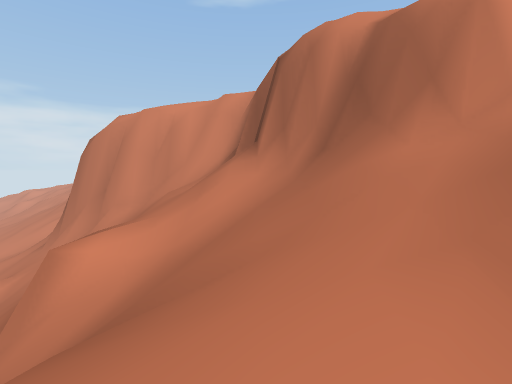
[1] (above)

17 first-person views from a walk through a scene from a Unity 3-D project. The camera is 1.5 m above the floor, tilts 4° down and sees 85° across. The floor is counted in squares, 2 m on a side. Each view is taken from the middle of a square. On the plan, view 1 faces up. The plan holds only what a view shows up to about 10 squares ahead; the rest is blank. The place goes on beyond the plan.

[2]
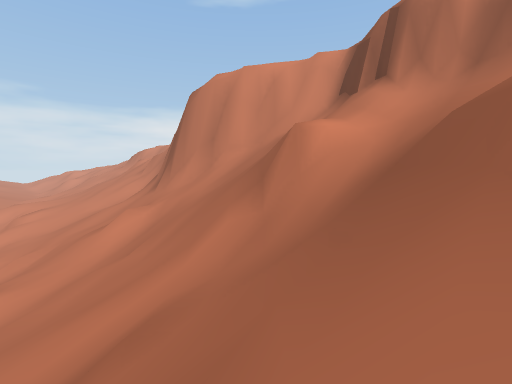

[3]
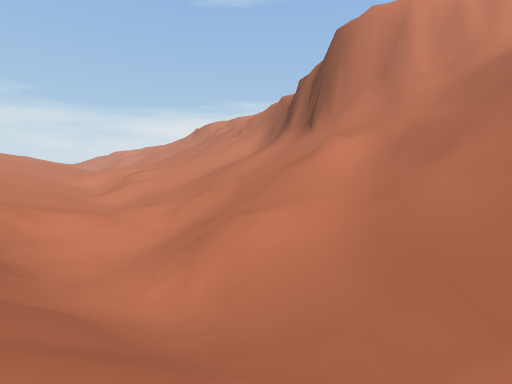

[4]
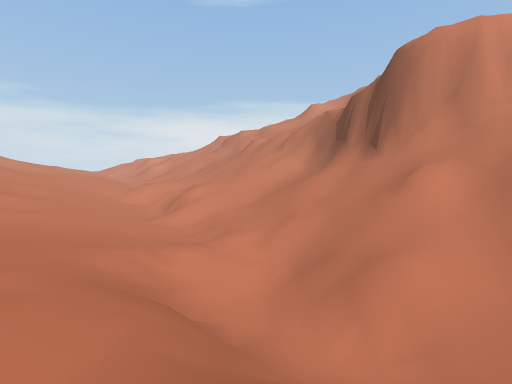

[5]
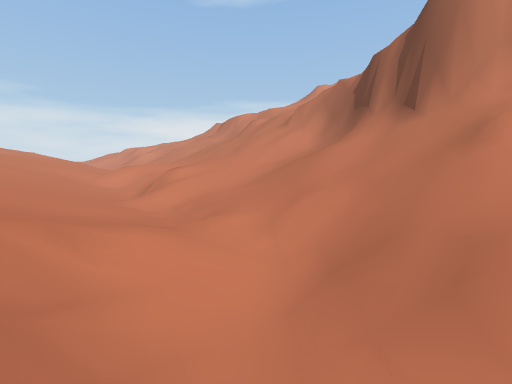

[6]
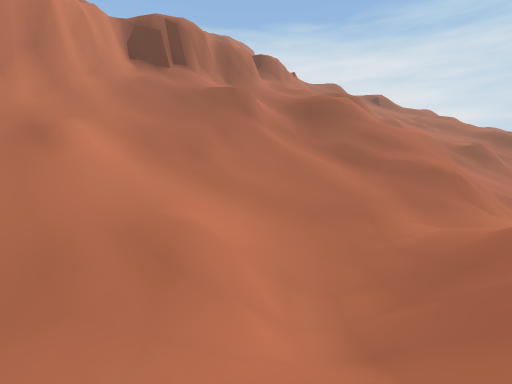

[7]
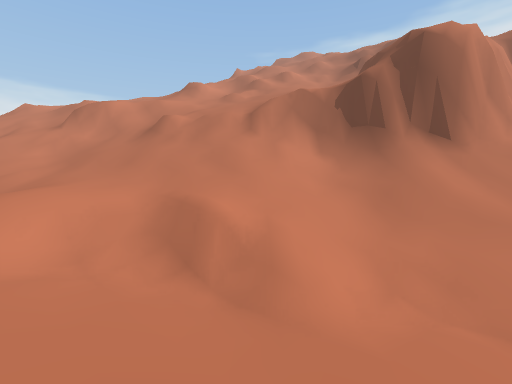

[8]
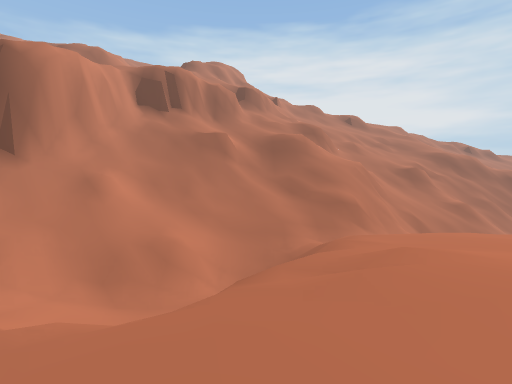

[9]
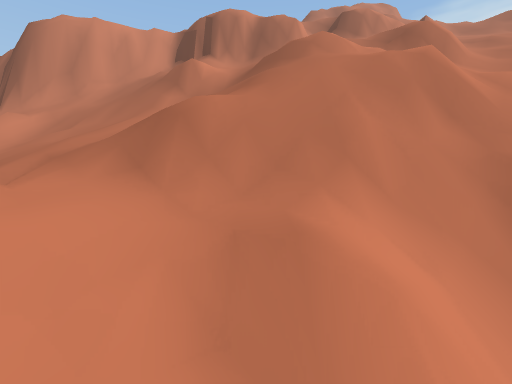

[10]
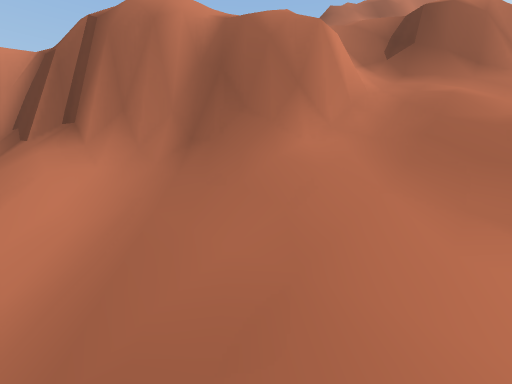

[11]
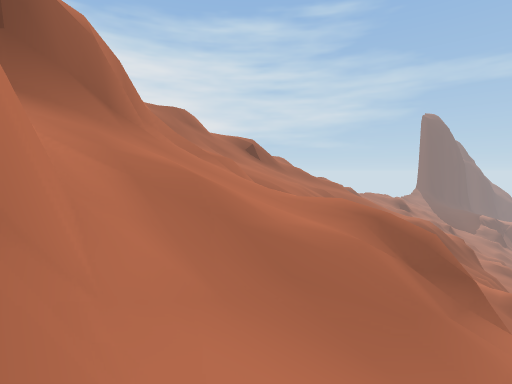

[12]
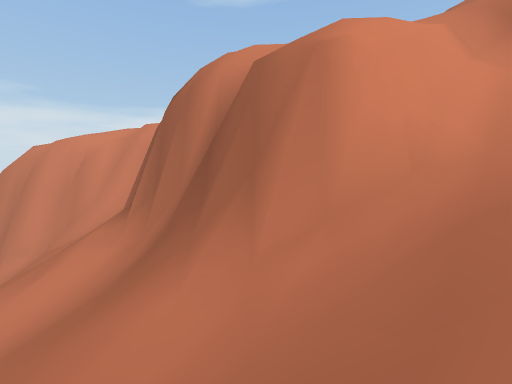

[13]
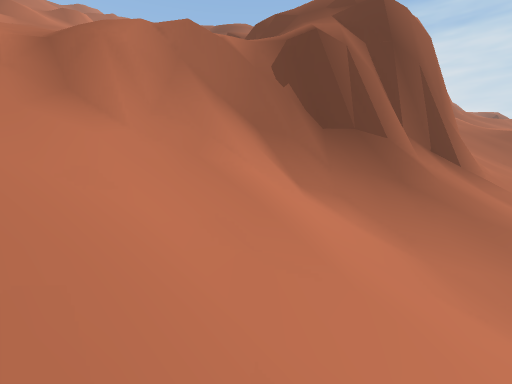

[14]
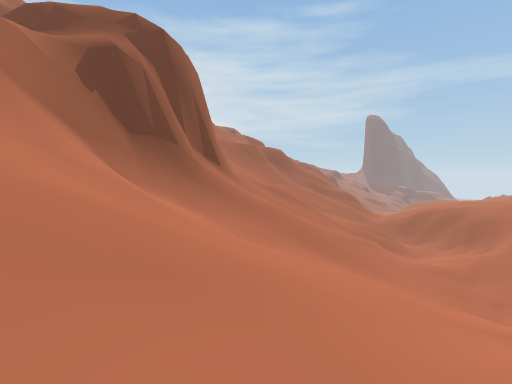

[15]
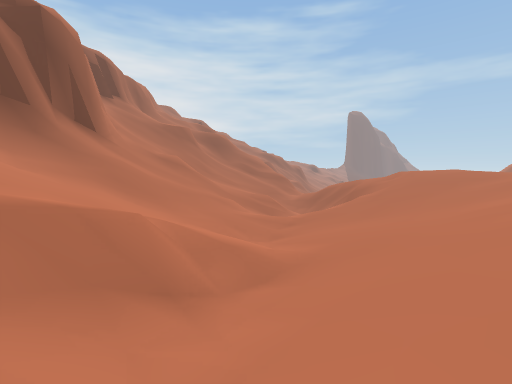

[16]
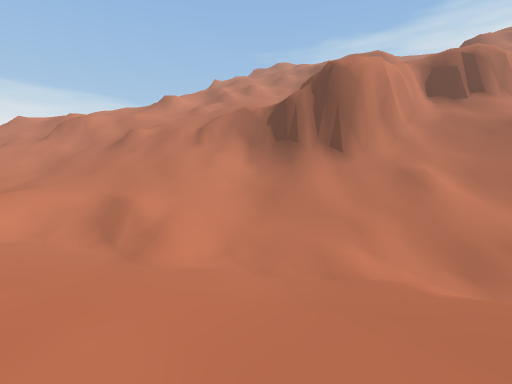

[17]
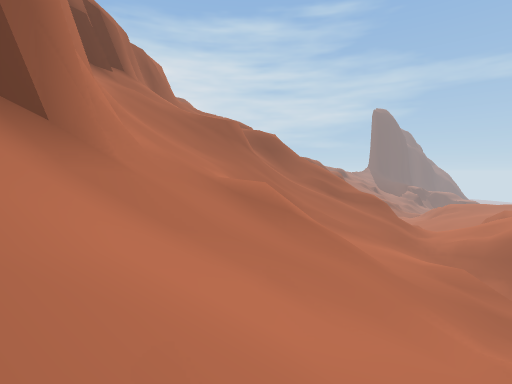

### Floor plan
Key: @ floor where view 1 was taken; # wall or solid block; . main floor; : floor 0.75 m higher than the main floor; - floor 0.75 m lower than the main floor; _ floor 1.75 m lower than the main floor; < floor 2.5 m lower than the main floor; ( floor 3.25 m lower than the main floor; + floor 4.75 m higher than the main floor; * floor 6.25 m higher than the main floor; % floor 7.25 m higher than the main floor; / step, stairs or slope; = window, fence, low wall or low ledge; v drop or lower ground.
Columns run from 18 left of view 1 to 10 right of it. Each row starts with its distance up from view 1.
 17    /////
 16    /:////
 15    /////////
 14     .///////
 13    ...////=#*    =
 12 ..-////////#//=///
 11 ..-///.////##==
 10 /.-__=/////##=
  9 ./-__///////#v/////
  8  /-___</////######v
  7  ./-__<///////=/==#
  6   /-___<//////////#
  5    -___///////////##  //   #/
  4    ---_/(//////=+//##/##/  /#
  3    .--//(//////#////##/#/
  2    .../////////////////##
  1     .././/////////+/////#=
  0      ...--_<////=/@/=%///
 -1        .--/<=////=//=/ =    =
 -2         --/</=== /  # //// //
 -3            ///=##=//////////
 -4            (/////= /    ///
 -5                /// //   //
 -6                     /
 -7                     /
 -8                     =

Positions as (right, up) in squares from view 1, and headings:
1: (0, 0), facing up
2: (-3, -1), facing up
3: (-8, 0), facing up
4: (-10, 0), facing up
5: (-10, 2), facing up
6: (-11, 3), facing right
7: (-15, 7), facing up-right
8: (-14, 2), facing right
9: (-7, -4), facing up-right
10: (-1, 1), facing up-right
11: (1, 3), facing down-right
12: (2, 1), facing up
13: (-11, 12), facing right
14: (-12, 13), facing down-right
15: (-15, 11), facing down-right
16: (-15, 4), facing up-right
17: (-9, 9), facing down-right
